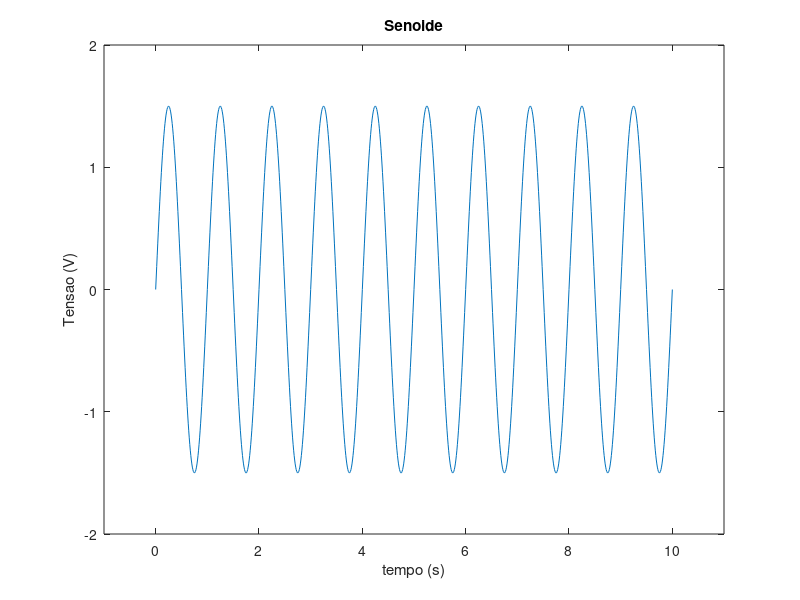
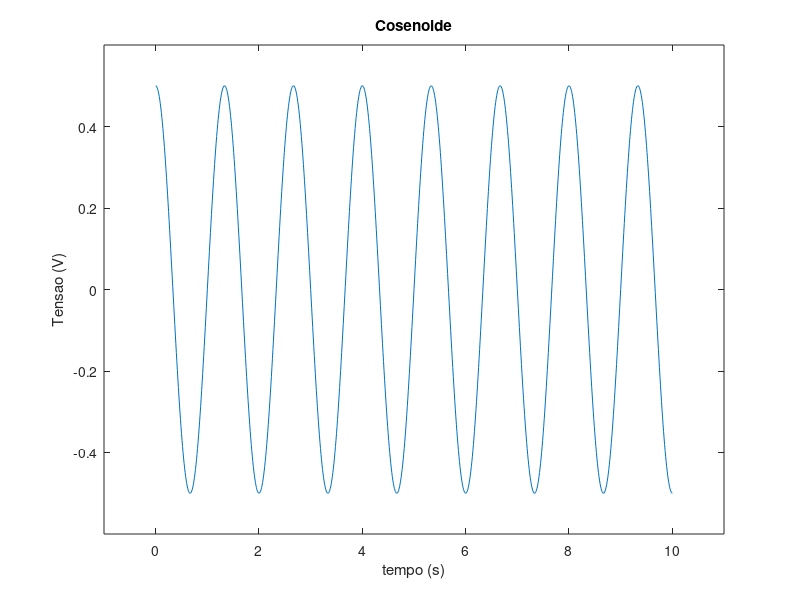
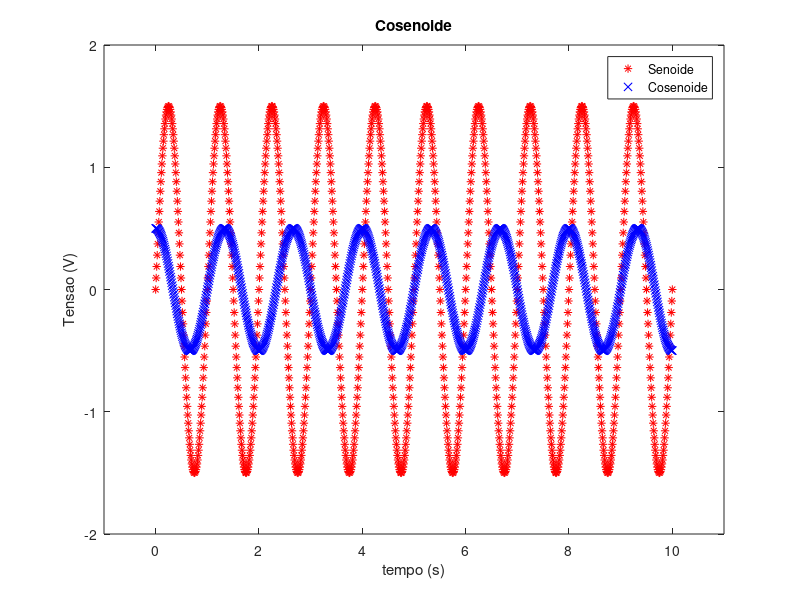
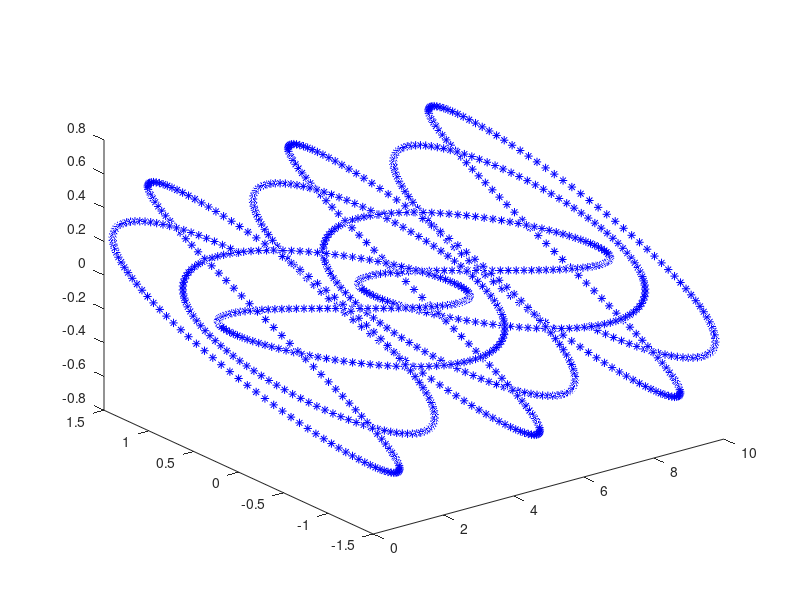

Source code (MATLAB) for these figures, in order:
clear all; % limpa variaveis
clc;       % limpa a janela de comandos
close all; % fecha as figuras

% vetor de tempo
ti=0;
tf=10;
dt=0.01;
t=ti:dt:tf; % t = [tempo_inicial:passo:tempo_final]

% criando sinal senoide
A=1.5; % amplitude do sinal
f=1; % frequncia em Hz
y1=A*sin(2*pi*f*t);
% plota o grafico
figure,plot(t,y1); 
xlabel('tempo (s)');
ylabel('Tensao (V)');
title('Senoide');
axis([-1 11 -2 2]);

% criando sinal cosenoide
A=0.5; % amplitude do sinal
f=0.75; % frequncia em Hz
y2=A*cos(2*pi*f*t);
% plota o grafico
figure,plot(t,y2); 
xlabel('tempo (s)');
ylabel('Tensao (V)');
title('Cosenoide');
axis([-1 11 -.6 .6]);

% plota o grafico compartilhado
figure,plot(t,y1,'*r',t,y2,'xb'); 
xlabel('tempo (s)');
ylabel('Tensao (V)');
title('Cosenoide');
legend('Senoide','Cosenoide')
axis([-1 11 -2 2]);

% plota grafico 3d
figure,plot3(t,y1,y2,'*b')
